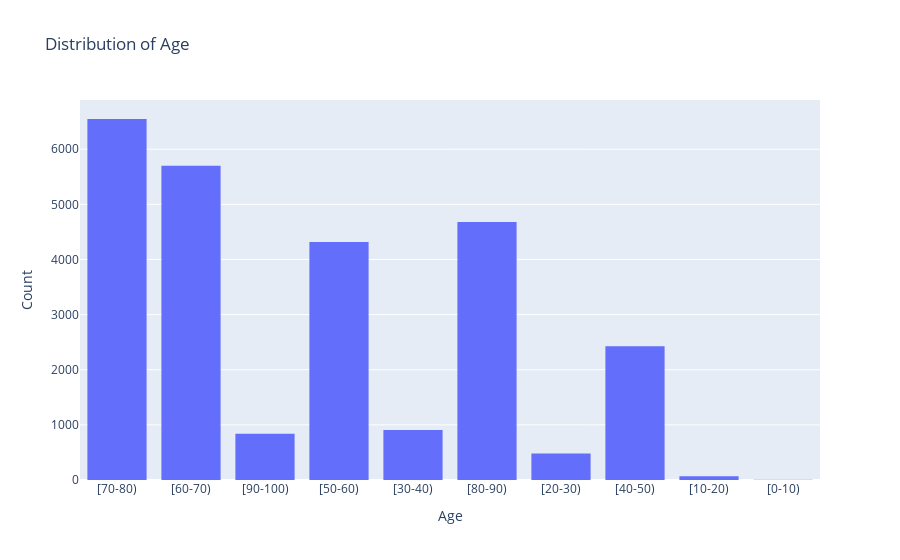

Notebook code cell kept with this figure:
### Markdown cell above
#### 1) Distribution of Age

### Code cell
fig = px.histogram(df, x='age', title='Distribution of Age', nbins=20)
fig.update_layout(xaxis_title='Age', yaxis_title='Count')
fig.show()

### Figure 1 — Plotly figure (JSON) as saved in the notebook; plotly's stock layout.template omitted (floating-point values rounded to 4 significant figures; data arrays with more than 128 entries replaced by an {"elided": "..."} marker saying what was removed)
{"data": [{"alignmentgroup": "True", "bingroup": "x", "hovertemplate": "age=%{x}<br>count=%{y}<extra></extra>", "legendgroup": "", "marker": {"color": "#636efa", "pattern": {"shape": ""}}, "name": "", "nbinsx": 20, "offsetgroup": "", "orientation": "v", "showlegend": false, "type": "histogram", "x": {"elided": "25967 str values"}, "xaxis": "x", "yaxis": "y"}], "layout": {"barmode": "relative", "legend": {"tracegroupgap": 0}, "title": {"text": "Distribution of Age"}, "xaxis": {"anchor": "y", "domain": [0, 1], "title": {"text": "Age"}}, "yaxis": {"anchor": "x", "domain": [0, 1], "title": {"text": "Count"}}}}
